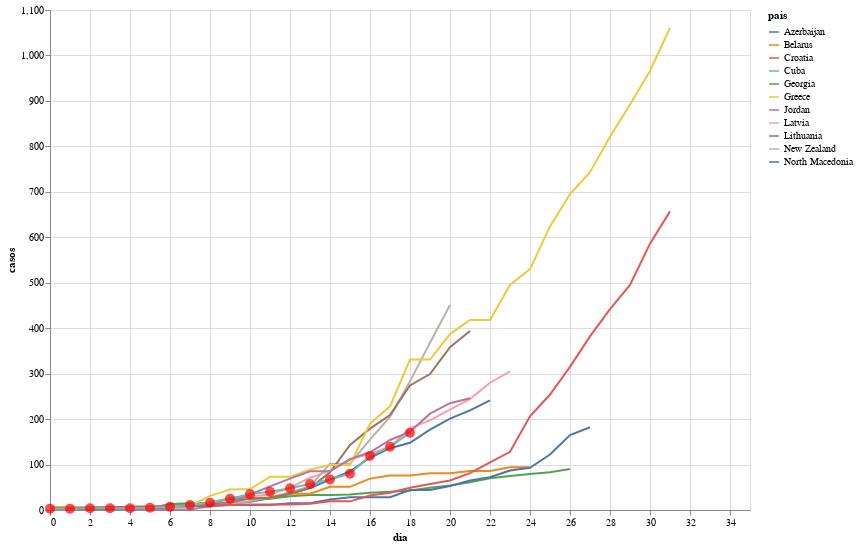

Source (notebook cell):
### Code cell
import altair as alt

df = []

for country, (_, data) in most_similar_curves:
    for i, x in enumerate(data):
        df.append(dict(pais=country, dia=i, casos=x))
    
for i, x in enumerate(ts_cuba):
    df.append(dict(pais='Cuba', dia=i, casos=x))
    
df = pd.DataFrame(df)

alt.Chart(df).mark_line().encode(
    x='dia',
    y='casos',
    color='pais'
) + alt.Chart(df[df['pais'] == 'Cuba']).mark_circle(size=100, fill='red').encode (
    x='dia',
    y='casos',
).properties(
    width=700,
    height=500
)

### Figure 1 — Vega-Lite specification as saved in the notebook (floating-point values rounded to 4 significant figures; data arrays with more than 128 entries replaced by an {"elided": "..."} marker saying what was removed)
{"config": {"view": {"continuousWidth": 400, "continuousHeight": 300}}, "layer": [{"data": {"name": "data-254def4703633d6b21e4d08d700119ad"}, "mark": "line", "encoding": {"color": {"type": "nominal", "field": "pais"}, "x": {"type": "quantitative", "field": "dia"}, "y": {"type": "quantitative", "field": "casos"}}}, {"data": {"name": "data-58783f6eb47850c940c7624ba4c0dc1e"}, "mark": {"type": "circle", "fill": "red", "size": 100}, "encoding": {"x": {"type": "quantitative", "field": "dia"}, "y": {"type": "quantitative", "field": "casos"}}, "height": 500, "width": 700}], "$schema": "https://vega.github.io/schema/vega-lite/v4.0.2.json", "datasets": {"data-254def4703633d6b21e4d08d700119ad": {"elided": "275 records"}, "data-58783f6eb47850c940c7624ba4c0dc1e": [{"pais": "Cuba", "dia": 0, "casos": 3}, {"pais": "Cuba", "dia": 1, "casos": 3}, {"pais": "Cuba", "dia": 2, "casos": 4}, {"pais": "Cuba", "dia": 3, "casos": 4}, {"pais": "Cuba", "dia": 4, "casos": 4}, {"pais": "Cuba", "dia": 5, "casos": 5}, {"pais": "Cuba", "dia": 6, "casos": 7}, {"pais": "Cuba", "dia": 7, "casos": 11}, {"pais": "Cuba", "dia": 8, "casos": 16}, {"pais": "Cuba", "dia": 9, "casos": 25}, {"pais": "Cuba", "dia": 10, "casos": 35}, {"pais": "Cuba", "dia": 11, "casos": 40}, {"pais": "Cuba", "dia": 12, "casos": 48}, {"pais": "Cuba", "dia": 13, "casos": 57}, {"pais": "Cuba", "dia": 14, "casos": 67}, {"pais": "Cuba", "dia": 15, "casos": 80}, {"pais": "Cuba", "dia": 16, "casos": 119}, {"pais": "Cuba", "dia": 17, "casos": 139}, {"pais": "Cuba", "dia": 18, "casos": 170}]}}
